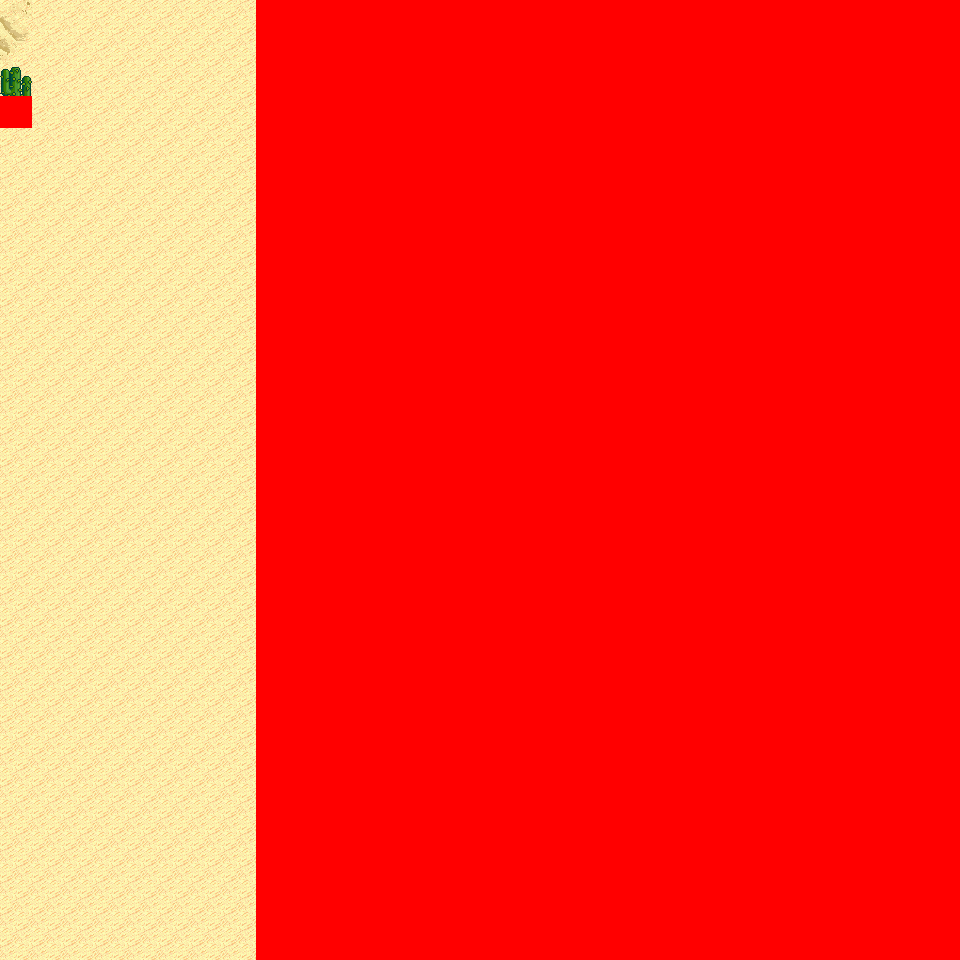

This game map was drawn from its Tiled (.tmx) file and the tilesets committed beside it. A one-line description and the trimmed map source follow:
An orthogonal 30x30 tile map with 32x32 px tiles, 6 tile layers (Ground, Object, Object2, Above, ...), 8 tilesets and 4 objects (4x mapchange).

<map version="1.0" orientation="orthogonal" renderorder="right-down" width="30" height="30" tilewidth="32" tileheight="32" nextobjectid="5">
  <tileset firstgid="1" name="tileset_logic_collision" tilewidth="32" tileheight="32" tilecount="1" columns="1">
    <image source="../drawable/tileset_logic_collision.png" width="32" height="32" />
  </tileset>
  <tileset firstgid="2" name="tileset_ground_ground" tilewidth="32" tileheight="32" tilecount="33" columns="3">
    <image source="../drawable/tileset_ground_ground.png" width="96" height="352" />
  </tileset>
  <tileset firstgid="35" name="tileset_ground_ridge_earth_pale" tilewidth="32" tileheight="32" tilecount="96" columns="12">
    <image source="../drawable/tileset_ground_ridge_earth_pale.png" width="384" height="256" />
  </tileset>
  <tileset firstgid="131" name="tileset_ground_ridge_earth_dark" tilewidth="32" tileheight="32" tilecount="96" columns="12">
    <image source="../drawable/tileset_ground_ridge_earth_dark.png" width="384" height="256" />
  </tileset>
  <tileset firstgid="227" name="tileset_terrain_desert" tilewidth="32" tileheight="32" tilecount="88" columns="8">
    <image source="../drawable/tileset_terrain_desert.png" width="256" height="352" />
  </tileset>
  <tileset firstgid="315" name="tileset_plant_tree_tree_darkgreen" tilewidth="32" tileheight="32" tilecount="88" columns="8">
    <image source="../drawable/tileset_plant_tree_tree_darkgreen.png" width="256" height="352" />
  </tileset>
  <tileset firstgid="403" name="tileset_ground_sand_2" tilewidth="32" tileheight="32" tilecount="15" columns="5">
    <image source="../drawable/tileset_ground_sand_2.png" width="160" height="96" />
  </tileset>
  <tileset firstgid="418" name="tileset_plant_cactus_2" tilewidth="32" tileheight="32" tilecount="10" columns="5">
    <image source="../drawable/tileset_plant_cactus_2.png" width="160" height="64" />
  </tileset>
  <layer name="Ground" width="30" height="30">
    <data>[900 cells, 900 non-empty, 6 distinct tile ids]</data>
  </layer>
  <layer name="Object" width="30" height="30">
    <data>[900 cells, 195 non-empty, 22 distinct tile ids]</data>
  </layer>
  <layer name="Object2" width="30" height="30">
    <data>[900 cells, 0 non-empty, 0 distinct tile ids]</data>
  </layer>
  <layer name="Above" width="30" height="30">
    <data>[900 cells, 211 non-empty, 23 distinct tile ids]</data>
  </layer>
  <layer name="Above2" width="30" height="30">
    <data>[900 cells, 0 non-empty, 0 distinct tile ids]</data>
  </layer>
  <layer name="Walkable" width="30" height="30">
    <data>[900 cells, 661 non-empty, 1 distinct tile ids]</data>
  </layer>
  <objectgroup name="MapEvents">
    <object id="1" name="north" type="mapchange" x="0" y="0" width="256" height="32">
      <properties>
        <property name="map" value="0_ados_mountain_n2_w2_x3_y1" />
        <property name="place" value="south" />
      </properties>
    </object>
    <object id="2" name="south" type="mapchange" x="0" y="928" width="256" height="32">
      <properties>
        <property name="map" value="0_ados_mountain_n2_w2_x3_y3" />
        <property name="place" value="north" />
      </properties>
    </object>
    <object id="3" name="west" type="mapchange" x="0" y="0" width="32" height="96">
      <properties>
        <property name="map" value="0_ados_mountain_n2_w2_x2_y2" />
        <property name="place" value="east" />
      </properties>
    </object>
    <object id="4" name="west2" type="mapchange" x="0" y="128" width="32" height="832">
      <properties>
        <property name="map" value="0_ados_mountain_n2_w2_x2_y2" />
        <property name="place" value="east2" />
      </properties>
    </object>
  </objectgroup>
</map>
